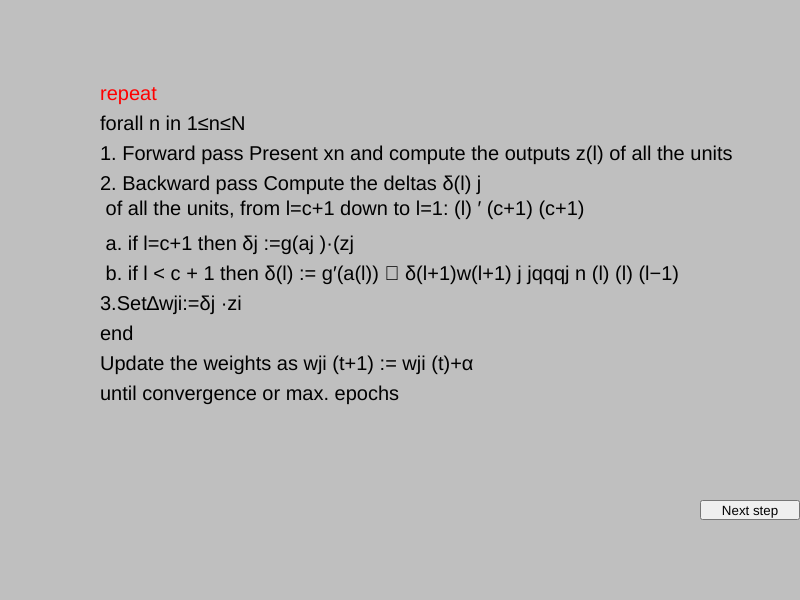
Frame 1 (no input)
Frame 60 (no input): identical to frame 1, image omitted
Frame 120 (the mouse pressed at the canvas centre since frame 60): identical to frame 1, image omitted

The p5.js sketch that drew this single still picture (run headless with seeded random() and noise() and a simulated clock; from frame 60 on, the mouse is pressed at the canvas centre):

// p5.js sketch
// ── sketch.js
let step_counter = 0;

// the text for each line (should be readed from file?)
let text_lines = ['repeat','forall n in 1≤n≤N','1. Forward pass Present xn and compute the outputs z(l) of all the units','2. Backward pass Compute the deltas δ(l) j \n of all the units, from l=c+1 down to l=1: (l) ′ (c+1) (c+1)',' a. if l=c+1 then δj :=g(aj )·(zj ',' b. if l < c + 1 then δ(l) := g′(a(l)) 􏰅 δ(l+1)w(l+1) j jqqqj n (l) (l) (l−1)','3.Set∆wji:=δj ·zi','end','Update the weights as wji (t+1) := wji (t)+α ','until convergence or max. epochs'];

function setup() {
    createCanvas(800, 600);

    textSize(20);
    button = createButton('Next step');
    button.position(700, 500);
    button.size(100, 20);
    button.mousePressed(next_step);
}

function draw() {
    background(191);
    draw_lines();
}

function next_step() {
    step_counter += 1;
    if (step_counter >= text_lines.length) step_counter = 0;
}

function f(i) {
    var a = 100 + 30 * i;
    if (i>=4) a += 30;
    return a;
}

function draw_lines() {
    for (let i=0; i < text_lines.length; ++i) {
        if (i == step_counter) {
            fill(255,0,0);
            text(text_lines[i], 100, f(i))
        }
        else {
            fill(0)
            text(text_lines[i], 100, f(i));
        }
    }
}

// ── drawing_nn.js
// the margin for the left side of the screen
let margin = 4*25;
// this is used to move up the network
let moved = 50;

// Draws 4 squares at the corners
function corners(){
  fill(100,0,30);
  rect(0,0, 50, 50);

  fill(100,0,30);
  rect(750,0, 50, 50);

  fill(100,0,30);
  rect(0,550, 50, 50);

  fill(100,0,30);
  rect(750,550, 50, 50);
}

// Return the x and y of a neuron
// layer is 0-based, i is 1-based
function neuron_pos(layer, i, arch) {
  let n = arch.length;
  let hor_dist = width / (2*(n));
  let x = layer * hor_dist + margin;

  let num_neuron = arch[layer];
  let ver_dist = height / (num_neuron+1);
  let y = i * ver_dist -moved;

  return createVector(x, y);
}


// Draws the architecture given of a neural network
function draw_nn(arch){
  let n = arch.length;
  let rad = 25;

  // Draw neurons
  let hor_dist = width / (2*(n));
  for (let i = 0; i < n; i++){
    draw_layer(arch[i], i * hor_dist + margin, 2*rad);
  }
  // Draw weights
  for (let i = 0; i < n-1; i++){
    draw_connections(i, i+1, arch[i], arch[i+1], rad, arch);
  }
}


// Draws num_neur neurons in the x_pos, equally space among the y direction
function draw_layer(num_neur, x_pos, diam) {
  let ver_dist = height / (num_neur+1);
  for (let i = 1; i <= num_neur; i++) {
    fill(255, 255, 255);
    stroke(0);
    circle(x_pos, ver_dist * i - 50, diam);
  }
}

// Draw arrows between layer i and j with ni and nj number of neurons
function draw_connections(i, j, ni, nj, rad, arch) {
  for (let ii = 1; ii <= ni; ii++) {
    for (let jj = 1; jj <= nj; jj++) {

      let begin = neuron_pos(i, ii, arch);
      let end = neuron_pos(j, jj, arch);

      let r = p5.Vector.sub(end, begin);
      r.mult(rad / r.mag());

      begin.add(r);
      r.mult(1.2);
      end.sub(r);

      // Obtain color from real weights
      /*
      let curr_layer = nn[str(iteration[i])].weights[str(i)];
      let neuron_from = ii-1;
      let neuron_to = jj-1;
      */
      let alpha = 1; // original: curr_layer[neuron_to][neuron_from];
      let scale = 200;
      draw_arrow(begin, end, alpha * scale);
    }
  }
}

// Draws an arrow with begin and end as the ending points of the arrow
function draw_arrow(begin, end, alpha){
  //begin = createVector(begin[0], begin[1]);
  //end = createVector(end[0], end[1]);
  if (alpha < 0) {
    stroke(255, 0, 0, -alpha);
    fill(255, 0, 0, -alpha);
  } else {
    stroke(0, 0, 255, alpha);
    fill(0, 0, 255, alpha);
  }
  line(begin.x, begin.y, end.x, end.y);
  let v = p5.Vector.sub(end, begin);
  v.mult(3 / v.mag());
  let a1 = p5.Vector.add(end, v);
  v.rotate(2 * PI / 3);
  let a2 = p5.Vector.add(end, v);
  v.rotate(2 * PI / 3);
  let a3 = p5.Vector.add(end, v);
  triangle(a1.x, a1.y, a2.x, a2.y, a3.x, a3.y);
}
